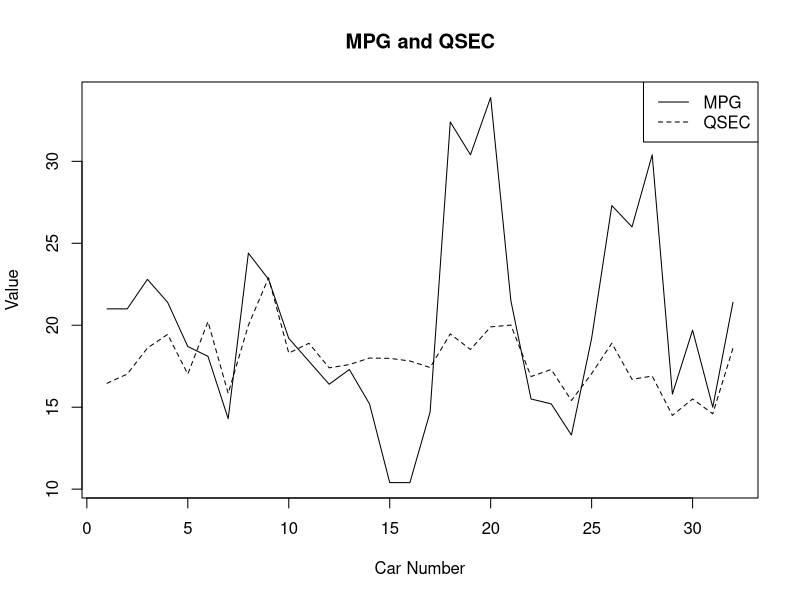

This figure's R source:
plot(mtcars$mpg,
     type = "l",
     xlab = "Car Number",
     ylab = "Value",
     main = "MPG and QSEC")

lines(mtcars$qsec, lty = 2)

legend("topright",
       legend = c("MPG", "QSEC"),
       lty = c(1, 2))
